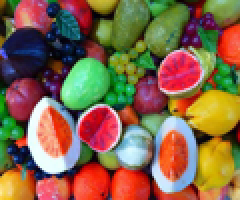
#> input picture General_format/Evaluation/origin/Pic_out.bmp, 120 x 100 px (shown 2 times larger)
$ python eval_beta.py origin/Pic_out.bmp origin/Pic_out.bmp
#> lines starting #> are read from the running program, lines starting #| are printed output that depends on the picture
import os
import math
import numpy as np
import cv2
import glob
import sys

def calculate_psnr(img1, img2):
    # img1 and img2 have range [0, 255]
    img1 = img1.astype(np.float64)
    img2 = img2.astype(np.float64)
    mse = np.mean((img1 - img2)**2)
    if mse == 0:
        return float('inf')
    return 20 * math.log10(255.0 / math.sqrt(mse))


def calculate_rgb_psnr(img1, img2):
    """calculate psnr among rgb channel, img1 and img2 have range [0, 255]
    """
    n_channels = np.ndim(img1)
    sum_psnr = 0
    for i in range(n_channels):
        this_psnr = calculate_psnr(img1[:,:,i], img2[:,:,i])
        sum_psnr += this_psnr
    return sum_psnr/n_channels

def ssim(img1, img2):
    C1 = (0.01 * 255)**2
    C2 = (0.03 * 255)**2

    img1 = img1.astype(np.float64)
    img2 = img2.astype(np.float64)
    kernel = cv2.getGaussianKernel(11, 1.5)
    window = np.outer(kernel, kernel.transpose())

    mu1 = cv2.filter2D(img1, -1, window)[5:-5, 5:-5]  # valid
    mu2 = cv2.filter2D(img2, -1, window)[5:-5, 5:-5]
    mu1_sq = mu1**2
    mu2_sq = mu2**2
    mu1_mu2 = mu1 * mu2
    sigma1_sq = cv2.filter2D(img1**2, -1, window)[5:-5, 5:-5] - mu1_sq
    sigma2_sq = cv2.filter2D(img2**2, -1, window)[5:-5, 5:-5] - mu2_sq
    sigma12 = cv2.filter2D(img1 * img2, -1, window)[5:-5, 5:-5] - mu1_mu2

    ssim_map = ((2 * mu1_mu2 + C1) * (2 * sigma12 + C2)) / ((mu1_sq + mu2_sq + C1) *
                                                            (sigma1_sq + sigma2_sq + C2))
    return ssim_map.mean()

def calculate_ssim(img1, img2):
    '''calculate SSIM
    the same outputs as MATLAB's
    img1, img2: [0, 255]
    '''
    if not img1.shape == img2.shape:
        raise ValueError('Input images must have the same dimensions.')
    if img1.ndim == 2:
        return ssim(img1, img2)
    elif img1.ndim == 3:
        if img1.shape[2] == 3:
            ssims = []
            for i in range(img1.shape[2]):
                ssims.append(ssim(img1[..., i], img2[..., i]))
            return np.array(ssims).mean()
        elif img1.shape[2] == 1:
            return ssim(np.squeeze(img1), np.squeeze(img2))
    else:
        raise ValueError('Wrong input image dimensions.')

def bgr2ycbcr(img, only_y=True):
    '''same as matlab rgb2ycbcr
    only_y: only return Y channel
    Input:
        uint8, [0, 255]
        float, [0, 1]
    '''
    in_img_type = img.dtype
    img.astype(np.float32)
    if in_img_type != np.uint8:
        img *= 255.
    # convert
    if only_y:
        rlt = np.dot(img, [24.966, 128.553, 65.481]) / 255.0 + 16.0
    else:
        rlt = np.matmul(img, [[24.966, 112.0, -18.214], [128.553, -74.203, -93.786],
                              [65.481, -37.797, 112.0]]) / 255.0 + [16, 128, 128]
    if in_img_type == np.uint8:
        rlt = rlt.round()
    else:
        rlt /= 255.
    return rlt.astype(in_img_type)


path1 = sys.argv[1]
path2 = sys.argv[2]
path3 = "origin/Pic_out.bmp"
print(f"path1={path1},path2={path2}")
im1 = cv2.imread(path1)
#> im1 is the input picture: shape (100, 120, 3); mean B, G, R 72.9, 102.2, 131.7
im2 = cv2.imread(path2)
im3 = cv2.imread(path3)

pr1 = calculate_rgb_psnr(im1, im3)
#> the loop in calculate_rgb_psnr, `for i in range(n_channels):` made 3 passes
#> pass 1, in calculate_psnr, `img1 = img1.astype(np.float64)`:
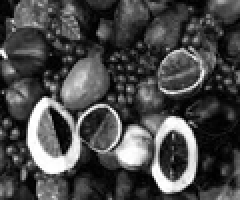
#> img1: shape (100, 120) float64 (shown 2 times larger); min 0, max 255, mean 72.9
#> pass 2, in calculate_psnr (call 2), `img1 = img1.astype(np.float64)`:
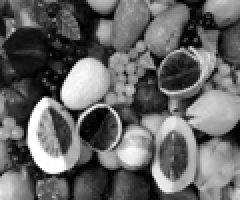
#> img1: shape (100, 120) float64 (shown 2 times larger); min 0, max 255, mean 102.2
#> pass 3, in calculate_psnr (call 3), `img1 = img1.astype(np.float64)`:
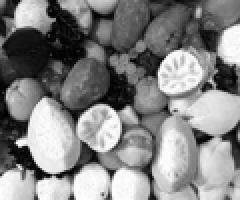
#> img1: shape (100, 120) float64 (shown 2 times larger); min 0, max 255, mean 131.7
#> after the loop in calculate_rgb_psnr, `for i in range(n_channels):`: sum_psnr = inf
#> pr1 = inf
pr2 = calculate_rgb_psnr(im2, im3)
#> pr2 = inf
ssim1 = calculate_ssim(im1,im3)
#> the loop in calculate_ssim, `for i in range(img1.shape[2]):` made 3 passes
#> pass 1, in ssim, `mu1 = cv2.filter2D(img1, -1, window)[5:-5, 5:-5]`:
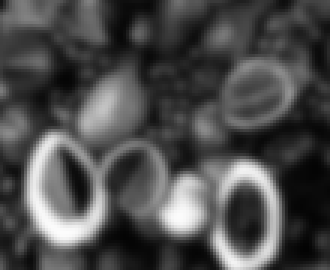
#> mu1: shape (90, 110) float64 (shown 3 times larger); min 3.58, max 252.8, mean 76.6
#> pass 1, in ssim, `mu1_sq = mu1**2`:
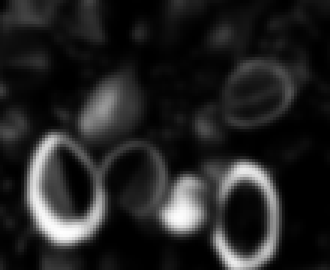
#> mu1_sq: shape (90, 110) float64 (shown 3 times larger); min 12.83, max 63889.7, mean 8907.4; drawn with min black and max white
#> pass 1, in ssim, `sigma1_sq = cv2.filter2D(img1**2, -1, window)[5:-5, 5:-5] - mu1_sq`:
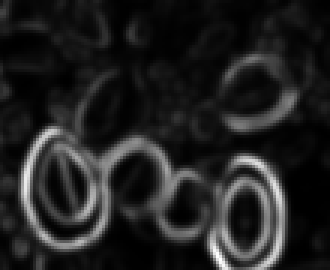
#> sigma1_sq: shape (90, 110) float64 (shown 3 times larger); min 6.04, max 11823.6, mean 1561.4; drawn with min black and max white
#> after the loop in calculate_ssim, `for i in range(img1.shape[2]):`: ssims = [1, 1, 1]
#> ssim1 = 1
ssim2 = calculate_ssim(im2,im3)
#> the loop in calculate_ssim (call 2), `for i in range(img1.shape[2]):` made 3 passes
#> pass 3, in ssim (call 6), `mu1 = cv2.filter2D(img1, -1, window)[5:-5, 5:-5]`:
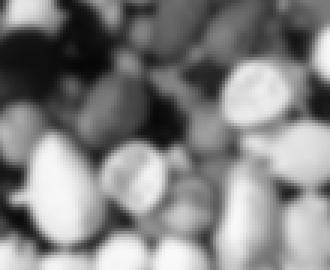
#> mu1: shape (90, 110) float64 (shown 3 times larger); min 6.66, max 250.2, mean 130.9
#> ssim2 = 1
print(f"PSNR:ours={pr1},others={pr2}\n")
#| PSNR:ours=inf,others=inf
print(f"SSIM:ours={ssim1},others={ssim2}\n")
#| SSIM:ours=1.0,others=1.0
